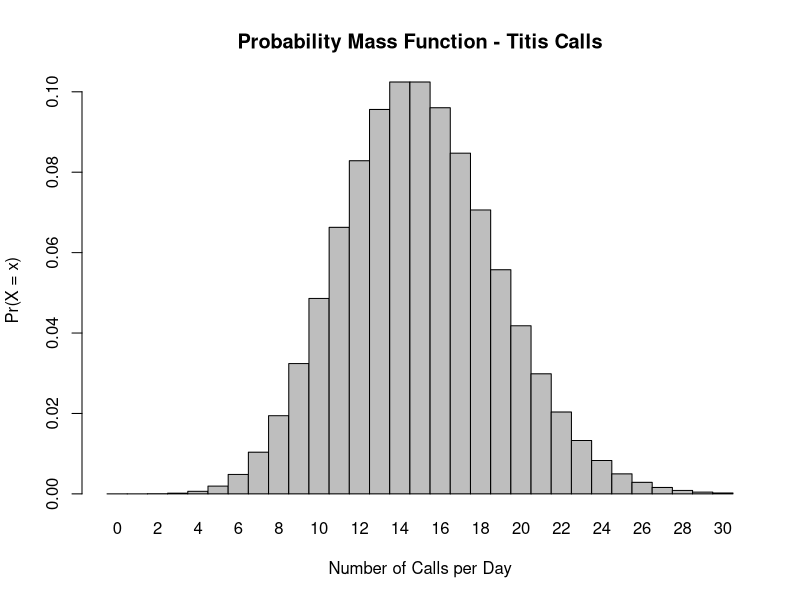
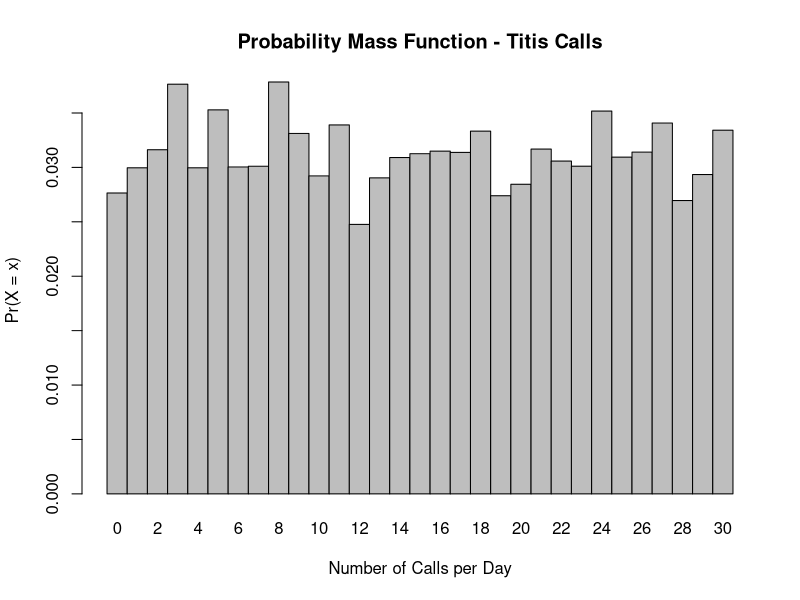
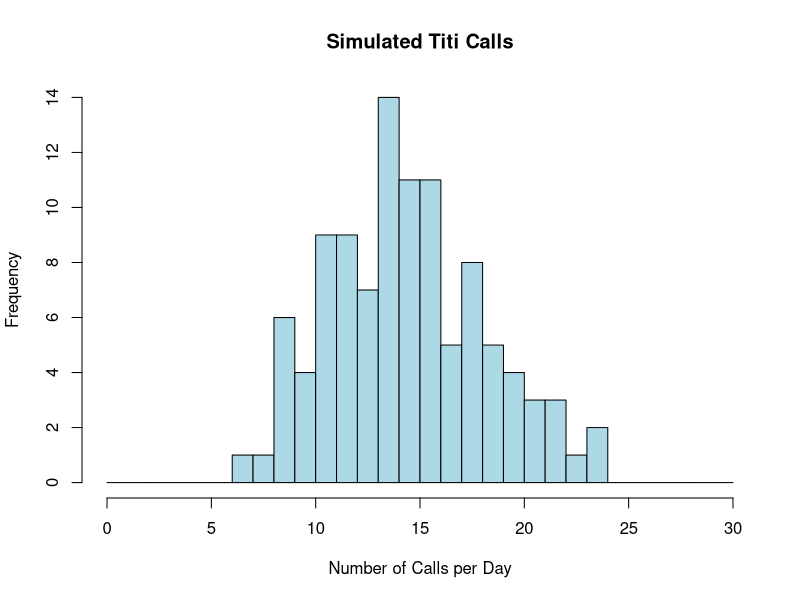

Generate these figures, in order, with R:
## ---- chunk 1
call_ranges <- 0:30
l = 15 # Poisson mean lambda based on mean number of calls
titis_calls <- dpois(x = call_ranges, lambda = l)


barplot(titis_calls, names.arg = call_ranges, space = 0, xlab = "Number of Calls per Day", ylab = "Pr(X = x)", main = "Probability Mass Function - Titis Calls")
## ---- chunk 2
sim <- NULL  # sets up a dummy variable to hold our 10000 simulations
n <- 104
for (i in 1:length(titis_calls)) {
    sim[i] <- mean(sample(titis_calls, n, replace = TRUE))
}

barplot(sim, names.arg = call_ranges, space = 0, xlab = "Number of Calls per Day", ylab = "Pr(X = x)", main = "Probability Mass Function - Titis Calls")


## ---- chunk 3
simulated_calls <- rpois(104, lambda = l)

hist(simulated_calls, breaks = 0:30, freq = TRUE, col = "lightblue",
     xlab = "Number of Calls per Day", main = "Simulated Titi Calls",
     xlim = c(0, 30))
## ---- chunk 4
# ppois get equal or less than -> so we need to get the complement probability
# This means 1 - P(x =< 8)
more_than_8_calls <- 1 - ppois(8, l)
more_than_8_calls
## ---- chunk 5
no_calls <- dpois(0, l)
no_calls
## ---- chunk 6
three_calls <- dpois(3, l)
three_calls
